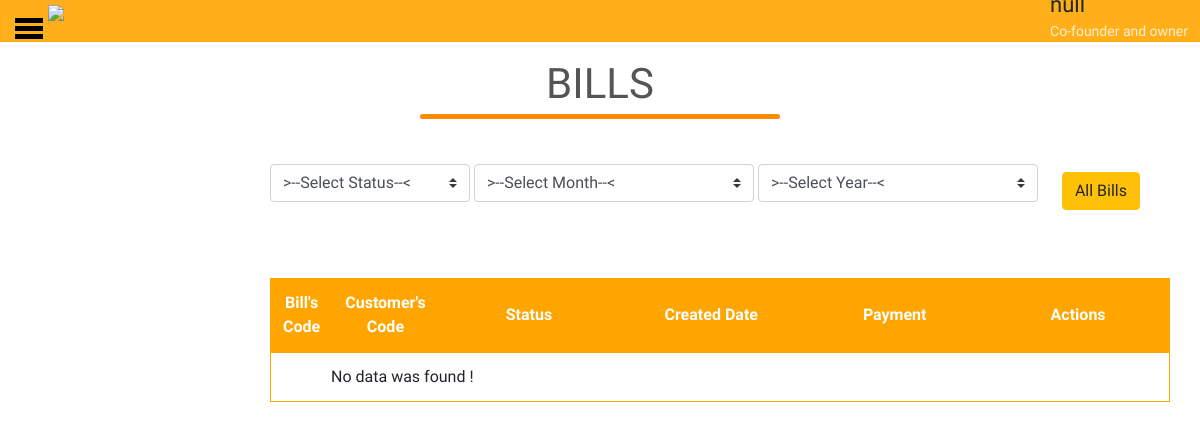
/html/adminPage.php, run on an earlier commit of the app's database.
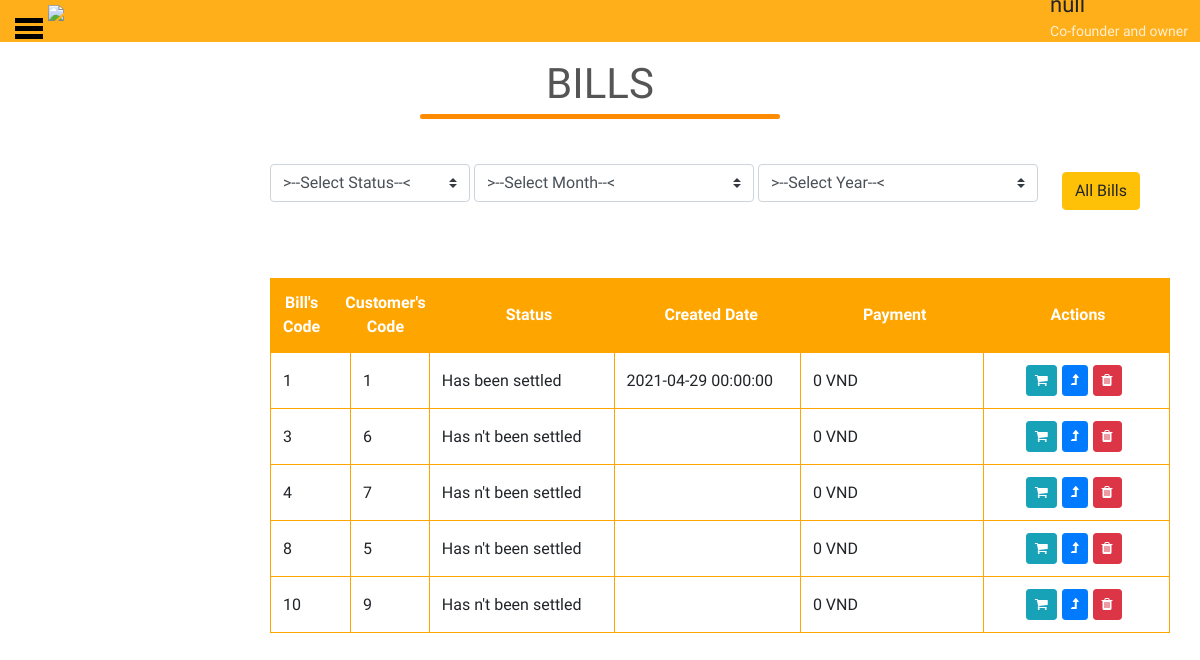
And on a later commit of the database.
### tables this page shows
CREATE TABLE `hoadon` (
  `MaHD` int(11) NOT NULL,
  `NGAYXUAT` datetime DEFAULT NULL,
  `MaKH` int(11) NOT NULL,
  `TinhTrang` tinyint(1) NOT NULL,
  `ThanhTien` double DEFAULT NULL
);

### Entities/bill.php (called while the page is built)
<?php
    return [
        'findAllBills' => function($conn) {
            $query ="SELECT * FROM hoadon";
            $result = mysqli_query($conn,$query);
            $data = array();
            while($row = mysqli_fetch_array($result)){
                $data[] = $row;
            }
            usort($data, function ($a, $b) {
                return -strtotime($a['NGAYXUAT']) + strtotime($b['NGAYXUAT']);
            });
            return $data;
        },
        'findBillsByMonthAndYearAndStatus' => function($conn,$month,$year,$status) {
            $condition1 = " = ";
            $condition2 = " = ";
            if ($month == 0) {
                $condition1 = " <> ";
            }
            if ($year == 0) {
                $condition2 = " <> ";
            }
            $query ="SELECT * FROM hoadon WHERE month(NGAYXUAT)".$condition1.$month." AND year(NGAYXUAT)".$condition2.$year;
            if ($status >=-1 ){
                $query = $query." AND TinhTrang = ".$status;
            }
            $result = mysqli_query($conn,$query);
            $data = array();
            while($row = mysqli_fetch_array($result)){
                $data[] = $row;
            }
            if ($status < 0) {
                usort($data, function ($a, $b) {
                    return -strtotime($a['NGAYXUAT']) + strtotime($b['NGAYXUAT']);
                });
            } else {
                usort($data, function ($a, $b) {
                    return strtotime($a['NGAYXUAT']) - strtotime($b['NGAYXUAT']);
                });
            }
            return $data;
        },
        'insertBill' => function($conn,$Bills) {
            $query ="INSERT INTO hoadon(MaKH,TinhTrang,ThanhTien,NGAYXUAT) VALUES (".
                $Bills['MaKH'].",".$Bills['TinhTrang'].",".$Bills['ThanhTien'].",'".$Bills['NGAYXUAT']."')";
            $result = mysqli_query($conn,$query);
            if(!$result) {
                return false;
            }
            return true;
        },
        'deleteBill' => function($conn,$MaHD) {
            $query ="DELETE FROM hoadon WHERE MaHD = ".$MaHD;
            $result = mysqli_query($conn,$query);
            if(!$result) {
                return false;
            }
            return true;
        },
        'updateBill' => function($conn,$MaHD,$status) {
            $query ="UPDATE hoadon SET TinhTrang = ".$status." WHERE MaHD = ".$MaHD;
            $result = mysqli_query($conn,$query);
            if(!$result) {
                return false;
            }
            return true;
        },
        'findDetailBillByIdBill' => function($conn,$MaHD) {
            $query ="SELECT sp.Ten,loai.TenLoai,sp.GiaBan as GiaSP,cthd.SoLuong,cthd.GiaBan AS TongTien FROM chitiethd AS cthd
            INNER JOIN sanpham AS sp ON cthd.MaSP = sp.MaSP INNER JOIN loai AS loai ON loai.MaLo = sp.MaLoai WHERE MaHD = $MaHD";
            $result = mysqli_query($conn,$query);
            $data = array();
            while($row = mysqli_fetch_array($result)){
                $data[] = $row;
            }
            return $data;
        },
    ];

### html/adminPage.php (the view, shortened to what this page needs)
<!DOCTYPE html>
<html lang="en">
<head>
    <link rel="stylesheet" href="https://stackpath.bootstrapcdn.com/bootstrap/4.1.2/css/bootstrap.min.css">
	<link rel="stylesheet" href="https://maxcdn.bootstrapcdn.com/font-awesome/4.7.0/css/font-awesome.min.css">
	<link rel="stylesheet" href="https://maxcdn.bootstrapcdn.com/bootstrap/4.5.2/css/bootstrap.min.css">
    <link rel="stylesheet" href="../css/style2.css">
</head>
<body onload="loadPage()">
    <div class="header2">
        <div class="logo">
            <a href="home.php">
                <img src="..\image\logo420.png" width="300px" id="logo">
            </a>
        </div>
        <div id="admin"></div>
    </div>
    <label for="openSidebarMenu" class="sidebarIconToggle" onclick="openSidebar()">
        <div class="spinner diagonal part-1"></div>
        <div class="spinner horizontal"></div>
        <div class="spinner diagonal part-2"></div>
    </label>
	<div id='center' class="main_center">
    </div>
    <div id="container-data-bill" style="margin-left: 270px;margin-top: 50px;">
        <form action="" method="GET" id="BillFormGroup">
            <select id="statusBills" name="status" class="custom-select mb-3" style="width: 200px;"
                onchange="ClickBtnBill()">
                <option selected value='-2'>>--Select Status--< </option>
            </select>
            <select id="monthBills" name="month" class="custom-select mb-3" style="width: 280px;"
                onchange="ClickBtnBill()">
                <option selected value='0'>>--Select Month--< </option>
            </select>
            <select id="yearBills" name="year" class="custom-select mb-3" style="width: 280px;"
                onchange="ClickBtnBill()">
            </select>
            <button class="btn btn-warning" onclick="funcAllBills()" style="cursor: pointer; margin-left: 20px;">All
                Bills</button>
        </form>
        <form action="" method="POST" id="formActionBill">
        </form>
        <table class="fixed_header">
            <thead>
                <tr>
                    <th style="width: 40px;">Bill's Code</th>
                    <th style="width: 40px;">Customer's Code</th>
                    <th>Status</th>
                    <th>Created Date</th>
                    <th>Payment</th>
                    <th>Actions</th>
                </tr>
            </thead>
            <tbody id="table-result">
                <?php
                  if(!isset($_GET["status"])){
                      require_once('../utils/connect_db.php');
                      ['findAllBills' => $Bills] = require '../Entities/bill.php';
                      $data = $Bills($conn);
                      for($i=0;$i<count($data);$i++) {
                          $price = intval($data[$i]['ThanhTien']);
                          $price1 =  number_format($price, 0, '', '.');
                          $status = "";
                          if($data[$i]['TinhTrang'] == 0) {
                            $status = "Has n't been settled";
                            } else if($data[$i]['TinhTrang'] == 1){
                                $status = "Has been settled";
                            } else {
                                $status = "Has been shipped";
                            }
                          echo "<tr><td style=\"width: 85px;\">".$data[$i]['MaHD']."</td><td style=\"width: 85px;\">".$data[$i]['MaKH']."</td><td>".$status."</td><td>".$data[$i]['NGAYXUAT']."</td><td>".$price1." VND</td><td><button data-toggle=\"modal\" data-target=\"#myModal\" onclick=\"infoBill(".$data[$i]['MaHD'].")\" style=\"margin-left:30px;\" class=\"btn btn-sm btn-info btn-info\" data-toggle=\"tooltip\" title=\"Info\"><i class=\"fa fa-shopping-cart\" aria-hidden=\"true\"></i></button>
                          <button onclick=\"editBill(".$data[$i]['MaHD'].",".$data[$i]['TinhTrang'].")\" style=\"margin-left:1px;\" class=\"btn btn-sm btn-primary btn-edit\" data-toggle=\"tooltip\" title=\"Update\"><i class=\"fa fa-level-up\" aria-hidden=\"true\"></i></button>
                          <button onclick=\"deleteBill(".$data[$i]['MaHD'].")\" style=\"margin-left:1px;\" class=\"btn btn-sm btn-danger btn-delete\" data-toggle=\"tooltip\" title=\"Delete\"><i class=\"fa fa-trash\" aria-hidden=\"true\"></i></button>
                          </td></tr>";
                      }
                      if(count($data) == 0) {
                          echo "<tr style=\"border: 1px solid orange;\"><td style=\"border: 0px;\"></td><td style=\"border: 0px;\"></td><td style=\"border: 0px; width: 100%;\">No data was found !</td><td style=\"border: 0px;\"></td><td style=\"border: 0px;\"></td></tr>";
                      }
                  }
                  ?>
            </tbody>
        </table>
    </div>
</body>
</html>

### css/style2.css (style rules this page uses)
html, body { scroll-behavior: smooth; overflow-x: hidden; height: 100%; }
body { background: #fff; padding: 0; margin: 0; font-family: 'Alata', sans-serif; }
.header2 { display: block; margin: 0 auto; width: 100%; max-width: 100%; box-shadow: none; background: #ffaf1a; position: fixed; overflow: hidden; z-index: 10; }
.sidebarIconToggle { transition: all 0.3s; box-sizing: border-box; cursor: pointer; position: absolute; z-index: 99; height: 100%; width: 100%; top: 22px; left: 15px; height: 22px; width: 28px; margin-top: -0.35%; }
.spinner { transition: all 0.3s; box-sizing: border-box; position: absolute; height: 5px; width: 100%; background-color: black; }
.horizontal { transition: all 0.3s; box-sizing: border-box; position: relative; float: left; margin-top: 3px; color: black; }
.diagonal.part-1 { position: relative; transition: all 0.3s; box-sizing: border-box; float: left; color: black; }
.diagonal.part-2 { transition: all 0.3s; box-sizing: border-box; position: relative; float: left; margin-top: 3px; color: black; }
#deleteProForm select, #manageAccount select, { text-decoration: none; font-size: 25px; color: #818181; display: block; transition: 0.3s; margin-bottom: 16px; }
option, select { color: #555; font-size: 20px; }
#logo { margin-left: 4%; }
#admin { float: right; margin-top: -3%; margin-right: 1%; font-size: 22px; }
.fixed_header { width: 900px; table-layout: fixed; border-collapse: collapse; }
.fixed_header tbody { display: block; width: 100%; overflow: auto; height: 500px; }
.fixed_header thead tr { display: block; }
.fixed_header thead { background: orange; color: #fff; }
.fixed_header th, .fixed_header td { padding: 12px; text-align: left; border: 1px solid orange; width: 200px; box-sizing: border-box; }
.fixed_header th { text-align: center; }
.fixed_header tr { transition: 0.1s; }

What changed in the data, as far as the page shows it:
added hoadon: MaHD "1", MaKH "1", TinhTrang "Has been settled", NGAYXUAT "2021-04-29 00:00:00", ThanhTien "0"
added hoadon: MaHD "3", MaKH "6", TinhTrang "Has n't been settled", ThanhTien "0"
added hoadon: MaHD "4", MaKH "7", TinhTrang "Has n't been settled", ThanhTien "0"
added hoadon: MaHD "8", MaKH "5", TinhTrang "Has n't been settled", ThanhTien "0"
added hoadon: MaHD "10", MaKH "9", TinhTrang "Has n't been settled", ThanhTien "0"
Also different on the page:
text no longer shown: "No data was found !"
